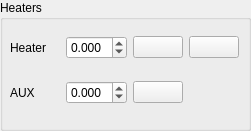
  <widget class="QGroupBox" name="groupBox_2">
   <property name="geometry">
    <rect>
     <x>300</x>
     <y>10</y>
     <width>251</width>
     <height>131</height>
    </rect>
   </property>
   <property name="title">
    <string>Heaters</string>
   </property>
   <widget class="QWidget" name="gridLayoutWidget_2">
    <property name="geometry">
     <rect>
      <x>10</x>
      <y>20</y>
      <width>229</width>
      <height>100</height>
     </rect>
    </property>
    <layout class="QGridLayout" name="gridLayout_2">
     <item row="0" column="0">
      <widget class="QLabel" name="label_12">
       <property name="palette">
        <palette>
         <active>
          <colorrole role="Text">
           <brush brushstyle="SolidPattern">
            <color alpha="255">
             <red>0</red>
             <green>0</green>
             <blue>0</blue>
            </color>
           </brush>
          </colorrole>
         </active>
         <inactive>
          <colorrole role="Text">
           <brush brushstyle="SolidPattern">
            <color alpha="255">
             <red>0</red>
             <green>0</green>
             <blue>0</blue>
            </color>
           </brush>
          </colorrole>
         </inactive>
         <disabled>
          <colorrole role="Text">
           <brush brushstyle="SolidPattern">
            <color alpha="255">
             <red>165</red>
             <green>164</green>
             <blue>164</blue>
            </color>
           </brush>
          </colorrole>
         </disabled>
        </palette>
       </property>
       <property name="frameShape">
        <enum>QFrame::NoFrame</enum>
       </property>
       <property name="text">
        <string>Heater</string>
       </property>
      </widget>
     </item>
     <item row="1" column="0">
      <widget class="QLabel" name="label_13">
       <property name="palette">
        <palette>
         <active>
          <colorrole role="Text">
           <brush brushstyle="SolidPattern">
            <color alpha="255">
             <red>0</red>
             <green>0</green>
             <blue>0</blue>
            </color>
           </brush>
          </colorrole>
         </active>
         <inactive>
          <colorrole role="Text">
           <brush brushstyle="SolidPattern">
            <color alpha="255">
             <red>0</red>
             <green>0</green>
             <blue>0</blue>
            </color>
           </brush>
          </colorrole>
         </inactive>
         <disabled>
          <colorrole role="Text">
           <brush brushstyle="SolidPattern">
            <color alpha="255">
             <red>165</red>
             <green>164</green>
             <blue>164</blue>
            </color>
           </brush>
          </colorrole>
         </disabled>
        </palette>
       </property>
       <property name="frameShape">
        <enum>QFrame::NoFrame</enum>
       </property>
       <property name="text">
        <string>AUX </string>
       </property>
      </widget>
     </item>
     <item row="0" column="1">
      <widget class="QDoubleSpinBox" name="Heater_Input">
       <property name="decimals">
        <number>3</number>
       </property>
       <property name="minimum">
        <double>-5.000000000000000</double>
       </property>
       <property name="maximum">
        <double>5.000000000000000</double>
       </property>
       <property name="singleStep">
        <double>0.010000000000000</double>
       </property>
      </widget>
     </item>
     <item row="1" column="1">
      <widget class="QDoubleSpinBox" name="AUX_Input">
       <property name="decimals">
        <number>3</number>
       </property>
       <property name="minimum">
        <double>-5.000000000000000</double>
       </property>
       <property name="maximum">
        <double>5.000000000000000</double>
       </property>
       <property name="singleStep">
        <double>0.010000000000000</double>
       </property>
      </widget>
     </item>
     <item row="0" column="3">
      <widget class="QPushButton" name="Heater_Ext_Button">
       <property name="text">
        <string/>
       </property>
       <property name="icon">
        <iconset resource="icons.qrc">
         <normaloff>:/icons/red_button.png</normaloff>
         <normalon>:/icons/green_button.png</normalon>:/icons/red_button.png</iconset>
       </property>
       <property name="iconSize">
        <size>
         <width>34</width>
         <height>34</height>
        </size>
       </property>
       <property name="checkable">
        <bool>true</bool>
       </property>
       <property name="checked">
        <bool>false</bool>
       </property>
       <property name="default">
        <bool>false</bool>
       </property>
       <property name="flat">
        <bool>false</bool>
       </property>
      </widget>
     </item>
     <item row="1" column="2">
      <widget class="QPushButton" name="AUX_Button">
       <property name="text">
        <string/>
       </property>
       <property name="icon">
        <iconset resource="icons.qrc">
         <normaloff>:/icons/red_button.png</normaloff>
         <normalon>:/icons/green_button.png</normalon>:/icons/red_button.png</iconset>
       </property>
       <property name="iconSize">
        <size>
         <width>34</width>
         <height>34</height>
        </size>
       </property>
       <property name="checkable">
        <bool>true</bool>
       </property>
       <property name="checked">
        <bool>false</bool>
       </property>
       <property name="default">
        <bool>false</bool>
       </property>
       <property name="flat">
        <bool>false</bool>
       </property>
      </widget>
     </item>
     <item row="0" column="2">
      <widget class="QPushButton" name="Heater_Button">
       <property name="text">
        <string/>
       </property>
       <property name="icon">
        <iconset resource="icons.qrc">
         <normaloff>:/icons/red_button.png</normaloff>
         <normalon>:/icons/green_button.png</normalon>:/icons/red_button.png</iconset>
       </property>
       <property name="iconSize">
        <size>
         <width>34</width>
         <height>34</height>
        </size>
       </property>
       <property name="checkable">
        <bool>true</bool>
       </property>
       <property name="checked">
        <bool>false</bool>
       </property>
       <property name="default">
        <bool>false</bool>
       </property>
       <property name="flat">
        <bool>false</bool>
       </property>
      </widget>
     </item>
    </layout>
   </widget>
  </widget>
